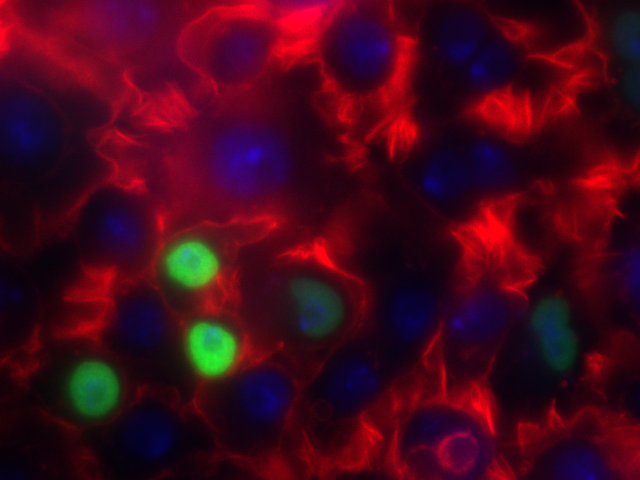
#> input picture lectures/ComputerVision/image1.png, 640 x 480 px
$ jupyter execute Bioimaging2.ipynb   (shell and % lines are left out)   (text cells are left out)
#> lines starting #> are read from the running program, lines starting #| are printed output that depends on the picture; after the words box and inside, x2 and y2 are one past the last pixel; in counts of white or black regions, pixels touching at a corner belong together; pictures that were not available may be replaced by others from this repository, and a replacement may not be noted
[cell 1]
import matplotlib.pyplot as plt
import skimage.io as skio

img = skio.imread("ComputerVision/image1.png")
#> img is the input picture: shape (480, 640, 3); mean R, G, B 67, 7.3, 26.3
f = plt.figure(figsize = (18, 9))
f.add_subplot(1, 3, 1)
plt.title("Actin")
plt.imshow(img[:, :, 0], cmap = "Reds")
f.add_subplot(1, 3, 2)
plt.title("HSP")
plt.imshow(img[:, :, 1], cmap = "Greens")
f.add_subplot(1, 3, 3)
plt.title("DAPI")
plt.imshow(img[:, :, 2], cmap = "Blues")
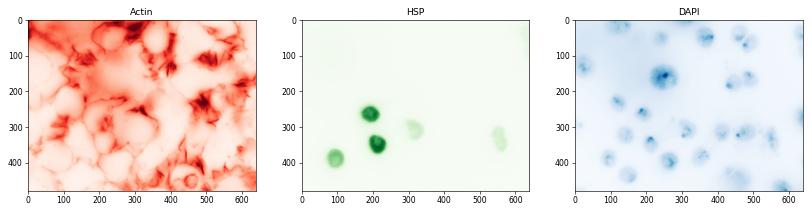
#> figure drawn by matplotlib, 3 panels

[cell 2]
# HSP27 channel only
hsp = img[:, :, 1]
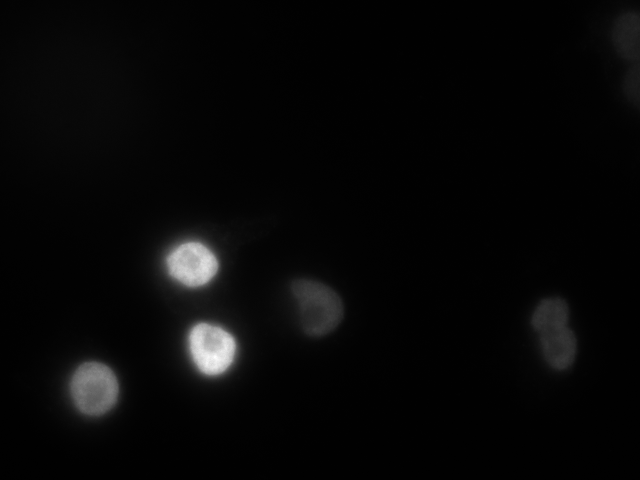
#> hsp: shape (480, 640); min 0, max 255, mean 7.3
plt.imshow(hsp, cmap = "gray")

[cell 3]
hsp_bin = hsp > hsp.mean()
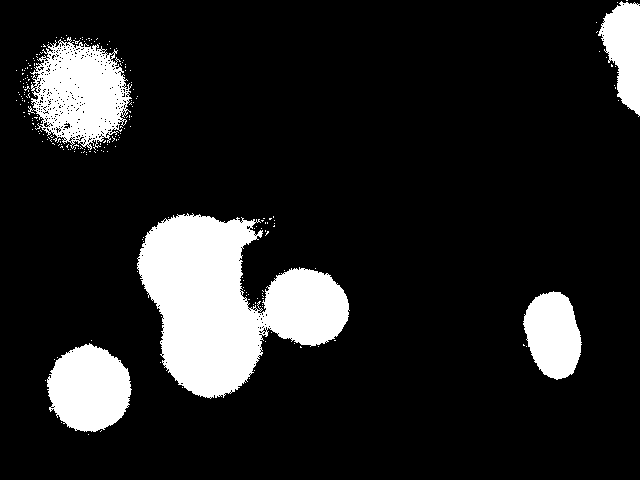
#> hsp_bin: shape (480, 640) bool; 13.7% white; 228 white regions (223 under 20 px), largest, box (x1, y1, x2, y2) and area: (137, 213, 350, 399) 21947, (28, 37, 132, 150) 7273, (47, 343, 132, 432) 5600, (523, 291, 582, 380) 3813, (598, 1, 640, 117) 3008

f = plt.figure(figsize = (16, 8))
f.add_subplot(1, 2, 1)
plt.title("Grayscale")
plt.imshow(hsp, cmap = "gray")
f.add_subplot(1, 2, 2)
plt.title("Thresholded")
plt.imshow(hsp_bin, cmap = "gray")
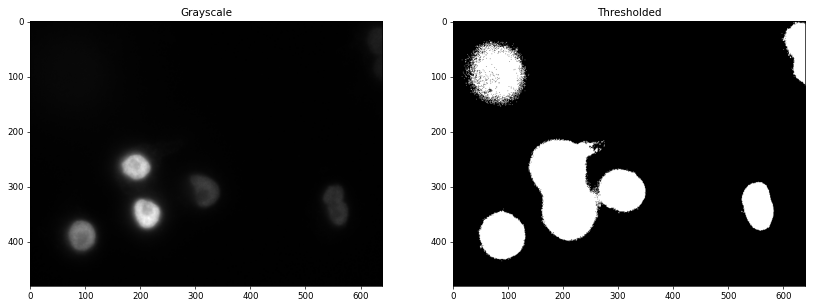
#> figure drawn by matplotlib, 2 panels

[cell 4]
import skimage.filters as skfi

hsp_min = hsp > skfi.threshold_minimum(hsp)
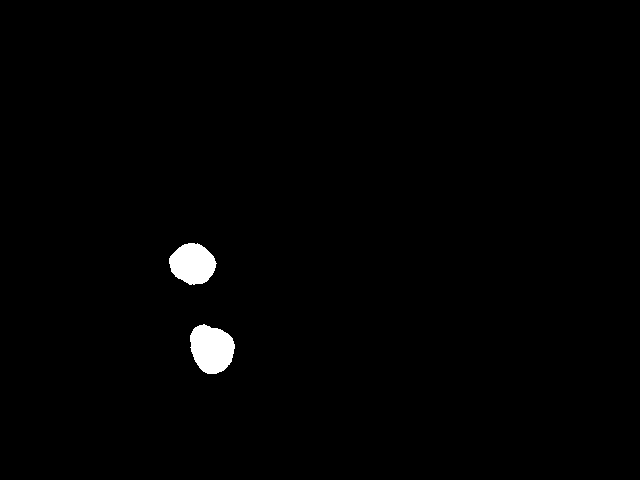
#> hsp_min: shape (480, 640) bool; 1% white; 2 white regions, box (x1, y1, x2, y2) and area: (190, 324, 235, 374) 1690, (169, 243, 217, 285) 1472

f = plt.figure(figsize = (16, 8))
f.add_subplot(1, 3, 1)
plt.title("Grayscale")
plt.imshow(hsp, cmap = "gray")
f.add_subplot(1, 3, 2)
plt.title("Thresholded")
plt.imshow(hsp_bin, cmap = "gray")
f.add_subplot(1, 3, 3)
plt.title("Minimum")
plt.imshow(hsp_min, cmap = "gray")

[cell 5]
hsp_otsu = hsp > skfi.threshold_otsu(hsp)
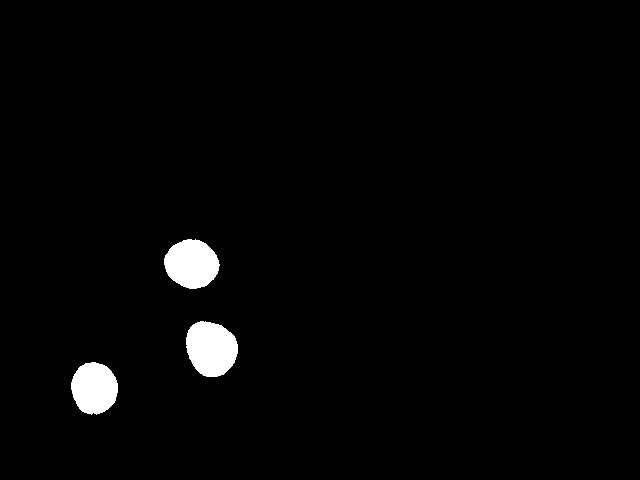
#> hsp_otsu: shape (480, 640) bool; 2% white; 3 white regions, box (x1, y1, x2, y2) and area: (186, 321, 238, 377) 2253, (164, 239, 220, 289) 2089, (71, 362, 118, 415) 1914

f = plt.figure(figsize = (16, 8))
f.add_subplot(1, 4, 1)
plt.title("Grayscale")
plt.imshow(hsp, cmap = "gray")
f.add_subplot(1, 4, 2)
plt.title("Thresholded")
plt.imshow(hsp_bin, cmap = "gray")
f.add_subplot(1, 4, 3)
plt.title("Minimum")
plt.imshow(hsp_min, cmap = "gray")
f.add_subplot(1, 4, 4)
plt.title("Otsu")
plt.imshow(hsp_otsu, cmap = "gray")

[cell 6]
f = plt.figure(figsize = (12, 6))
f.add_subplot(1, 2, 1)
plt.title("Grayscale")
plt.imshow(hsp, cmap = "gray")
f.add_subplot(1, 2, 2)
plt.title("Otsu")
plt.imshow(hsp_otsu, cmap = "gray")

[cell 7]
# The "- 40" makes the threshold *lower*
hsp_otsu2 = hsp > (skfi.threshold_otsu(hsp) - 40)
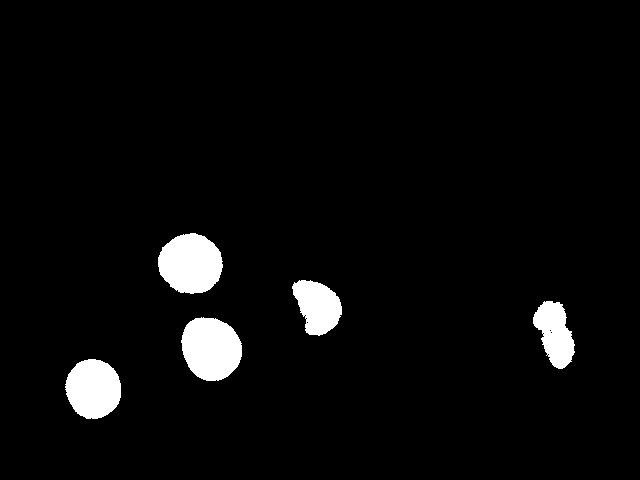
#> hsp_otsu2: shape (480, 640) bool; 4% white; 5 white regions, box (x1, y1, x2, y2) and area: (158, 233, 223, 294) 3039, (181, 317, 242, 381) 3021, (65, 359, 121, 419) 2613, (292, 280, 342, 336) 1909, (533, 301, 575, 369) 1804
f = plt.figure(figsize = (12, 6))
f.add_subplot(1, 2, 1)
plt.title("Grayscale")
plt.imshow(hsp, cmap = "gray")
f.add_subplot(1, 2, 2)
plt.title("Otsu 2")
plt.imshow(hsp_otsu2, cmap = "gray")

[cell 8]
hsp_li = hsp > skfi.threshold_li(hsp)
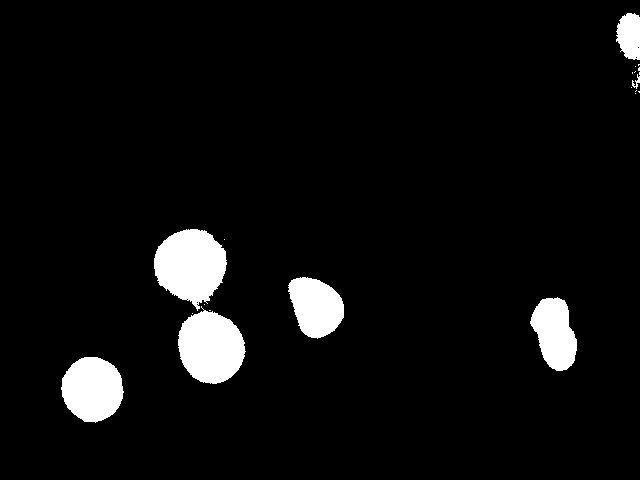
#> hsp_li: shape (480, 640) bool; 5.5% white; 21 white regions (14 under 20 px), largest, box (x1, y1, x2, y2) and area: (154, 229, 227, 311) 4121, (178, 306, 246, 384) 3778, (61, 357, 124, 423) 3156

f = plt.figure(figsize = (12, 6))
f.add_subplot(1, 2, 1)
plt.title("Grayscale")
plt.imshow(hsp, cmap = "gray")
f.add_subplot(1, 2, 2)
plt.title("Li")
plt.imshow(hsp_li, cmap = "gray")

[cell 9]
from IPython.display import Video
Video("Bioimaging2/tgondii.mov")

[cell 10]
import cv2

frames = []
cap = cv2.VideoCapture("Bioimaging2/tgondii.avi")
while cap.isOpened():
    ret, frame = cap.read()
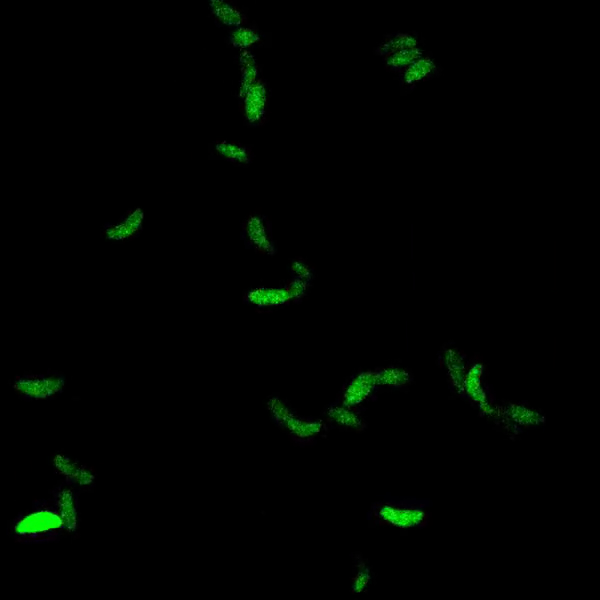
#> input picture frame 90 of lectures/Bioimaging2/tgondii.mov, 600 x 600 px, given in place of tgondii.avi, which was not available
#> frame is the input picture: shape (600, 600, 3); mean B, G, R 0.4, 3.7, 0.4
    if not ret: break
    gframe = cv2.cvtColor(frame, cv2.COLOR_BGR2GRAY)
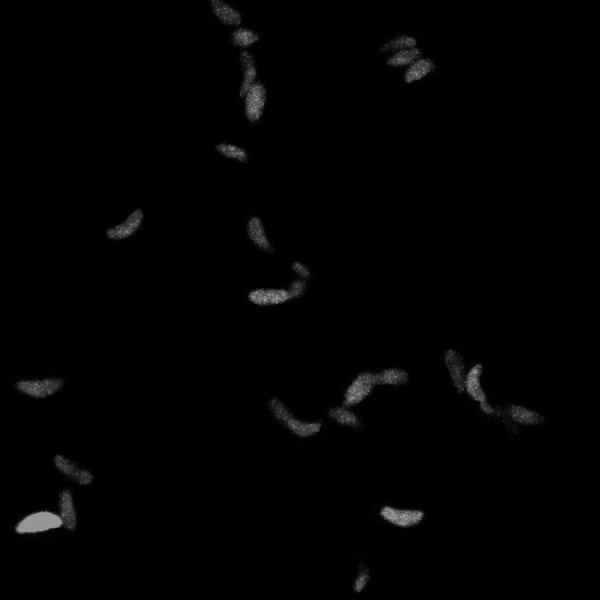
#> gframe: shape (600, 600); min 0, max 158, mean 2.3
    frames.append(gframe)
